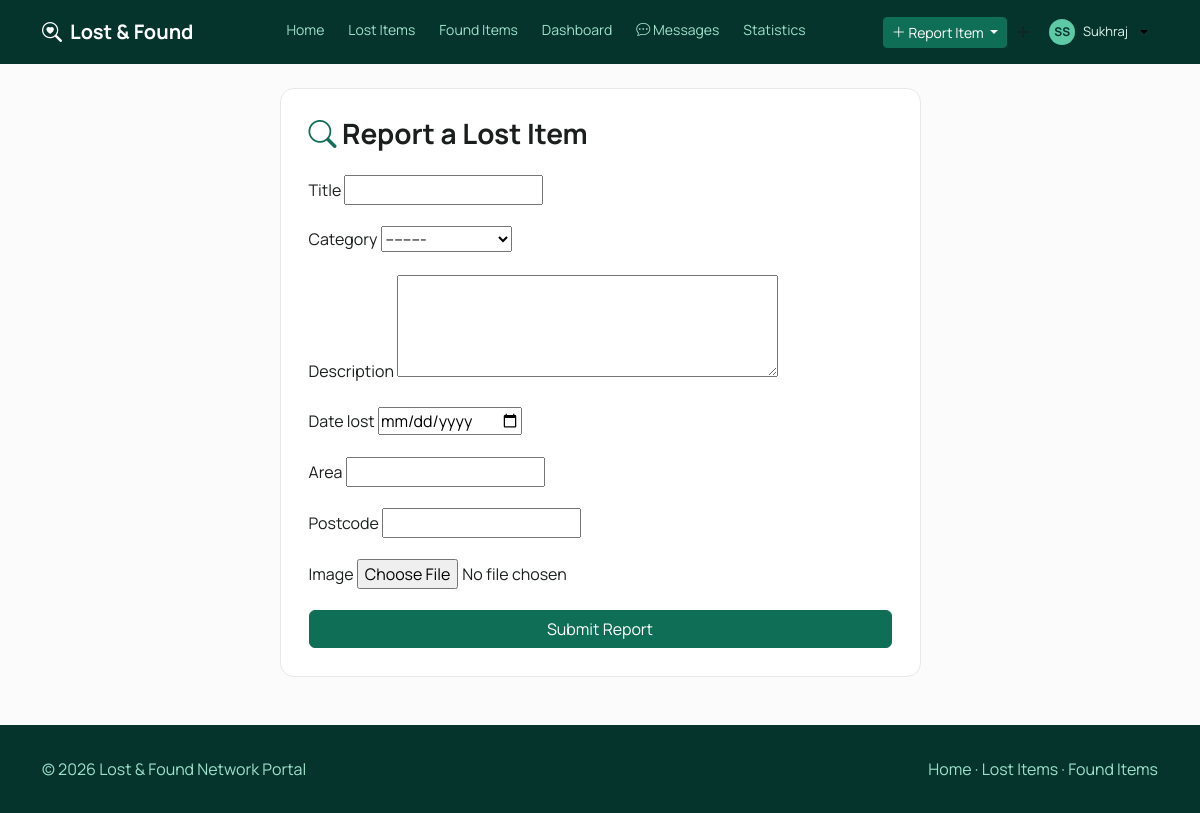
The app's page /report/lost/ (signed in) with its own data.
### core/models.py (models this page shows, shortened)
class User(AbstractUser):
    mobile_number = models.CharField(max_length=20, blank=True, null=True)
    email = models.EmailField(unique=True)
    profile_photo = models.ImageField(upload_to='profile_photos/', blank=True, null=True)

### core/views.py (the view)
@login_required
def report_lost_view(request):
    if request.method == 'POST':
        form = LostItemForm(request.POST, request.FILES)
        if form.is_valid():
            item, matches = ReportService().submit_lost_item(request.user, form)
            if matches:
                messages.success(request, f"Lost item reported. {len(matches)} potential match(es) found!")
            else:
                messages.success(request, "Lost item reported successfully.")
            return redirect('dashboard')
    else:
        form = LostItemForm()
    return render(request, 'core/report_lost.html', {'form': form})

### core/forms.py
class LostItemForm(forms.ModelForm):
    class Meta:
        model = LostItem
        fields = ['title', 'category', 'description', 'date_lost', 'area', 'postcode', 'image']
        widgets = {
            'date_lost': forms.DateInput(attrs={'type': 'date'}),
            'description': forms.Textarea(attrs={'rows': 4}),
        }

### core/models.py (called while the page is built)
    def __str__(self):
        return self.category_name

### templates/core/report_lost.html (shortened to what this page needs)
{% extends 'core/base.html' %}
{% block content %}
<div class="row justify-content-center">
    <div class="col-md-7">
        <div class="auth-card">
            <h3 class="mb-4"><i class="bi bi-search text-primary"></i> Report a Lost Item</h3>
            <form method="POST" enctype="multipart/form-data" novalidate>
                {% for field in form %}
                    <div class="mb-3">
                        <label class="form-label">{{ field.label }}</label>
                        {{ field }}
                    </div>
                {% endfor %}
                <button type="submit" class="btn btn-primary w-100">Submit Report</button>
            </form>
        </div>
    </div>
</div>
{% endblock %}

### templates/core/base.html (shortened to what this page needs)
<!DOCTYPE html>
<html lang="en">
<head>
    <link href="https://cdn.jsdelivr.net/npm/bootstrap@5.3.3/dist/css/bootstrap.min.css" rel="stylesheet">
    <link rel="stylesheet" href="https://cdn.jsdelivr.net/npm/bootstrap-icons@1.11.3/font/bootstrap-icons.css">
    {% load static %}
    <link rel="stylesheet" href="{% static 'core/css/theme.css' %}">
</head>
<body>
    <nav class="navbar navbar-expand-lg navbar-dark navbar-centered">
    <div class="container d-flex justify-content-between align-items-center">
        <a class="navbar-brand" href="{% url 'home' %}">
            <i class="bi bi-search-heart me-1"></i> Lost & Found
        </a>
        <div class="collapse navbar-collapse justify-content-between" id="navbarNav">
            <div class="nav-links mx-auto my-2 my-lg-0">
                <a class="nav-link {% if request.resolver_match.url_name == 'home' %}active{% endif %}" href="{% url 'home' %}">Home</a>
                <a class="nav-link {% if request.resolver_match.url_name == 'browse_lost' %}active{% endif %}" href="{% url 'browse_lost' %}">Lost Items</a>
                <a class="nav-link {% if request.resolver_match.url_name == 'browse_found' %}active{% endif %}" href="{% url 'browse_found' %}">Found Items</a>
                {% if user.is_authenticated %}
                    <a class="nav-link {% if request.resolver_match.url_name == 'dashboard' %}active{% endif %}" href="{% url 'dashboard' %}">Dashboard</a>
                    <a class="nav-link {% if request.resolver_match.url_name == 'inbox' or request.resolver_match.url_name == 'conversation' %}active{% endif %}" href="{% url 'inbox' %}">
                        <i class="bi bi-chat-dots"></i> Messages
                    </a>
                    {% if user.is_staff %}
                        <a class="nav-link {% if request.resolver_match.url_name == 'admin_statistics' %}active{% endif %}" href="{% url 'admin_statistics' %}">Statistics</a>
                    {% endif %}
                {% endif %}
            </div>
            <div class="d-flex align-items-center gap-2">
                {% if user.is_authenticated %}
                    <div class="dropdown">
                        <button class="btn btn-sm btn-primary dropdown-toggle d-none d-lg-inline-block" type="button" data-bs-toggle="dropdown">
                            <i class="bi bi-plus-lg"></i> Report Item
                        </button>
                    </div>
                        <i class="bi bi-plus-lg"></i>
                    <div class="dropdown">
                        <button class="user-chip dropdown-toggle" type="button" data-bs-toggle="dropdown">
                            <div class="user-avatar">{{ user.first_name|slice:":1"|upper }}{{ user.last_name|slice:":1"|upper }}</div>
                            <span>{{ user.first_name }}</span>
                        </button>
                    </div>
                {% else %}
                    <a class="nav-link {% if request.resolver_match.url_name == 'login' %}active{% endif %}" href="{% url 'login' %}">Login</a>
                    <a class="btn btn-sm btn-primary" href="{% url 'register' %}">Register</a>
                {% endif %}
            </div>
        </div>
    </div>
</nav>
    <div class="container mt-4">
        {% block content %}{% endblock %}
    </div>
    <footer class="site-footer mt-5">
        <div class="container d-flex justify-content-between flex-wrap gap-2">
            <span>&copy; 2026 Lost & Found Network Portal</span>
            <span>
                <a href="{% url 'home' %}">Home</a> ·
                <a href="{% url 'browse_lost' %}">Lost Items</a> ·
                <a href="{% url 'browse_found' %}">Found Items</a>
            </span>
        </div>
    </footer>
</body>
</html>

### core/static/core/css/theme.css (style rules this page uses)
:root { --teal-900: #04342C; --teal-800: #085041; --teal-700: #0C5C48; --teal-600: #0F6E56; --teal-400: #1D9E75; --teal-200: #5DCAA5; --teal-100: #9FE1CB; --teal-50: #E1F5EE; --amber-100:#FAEEDA; --amber-800:#412402; --ink: #1A1F1D; }
body { font-family: 'Manrope', -apple-system, sans-serif; background-color: #FAFBFA; color: var(--ink); }
h1, h2, h3, h4, h5, .navbar-brand { font-family: 'Manrope', sans-serif; font-weight: 700; }
.navbar .nav-link { color: var(--teal-100) !important; }
.navbar-brand { color: #fff !important; }
.btn-primary, .bg-primary { background-color: var(--teal-600) !important; border-color: var(--teal-600) !important; }
.text-primary { color: var(--teal-600) !important; }
.auth-card { border-radius: 14px; border: 1px solid #E5E9E7; padding: 28px; background: #fff; }
.site-footer { background-color: var(--teal-900); color: var(--teal-100); padding: 32px 0; margin-top: 64px; }
.site-footer a { color: var(--teal-100); text-decoration: none; }
.navbar-centered { background-color: var(--teal-900) !important; padding: 12px 0; }
.navbar-centered .navbar-brand { font-weight: 700; color: #fff !important; }
.navbar-centered .nav-links { display: flex; gap: 24px; align-items: center; }
.navbar-centered .nav-link { color: var(--teal-100) !important; font-size: 14px; padding-bottom: 4px !important; border-bottom: 2px solid transparent; }
.user-chip { display: flex; align-items: center; gap: 8px; background: transparent; border: none; cursor: pointer; padding: 4px 10px; border-radius: 20px; }
.user-avatar { width: 26px; height: 26px; border-radius: 50%; background: var(--teal-200); color: var(--teal-900); font-size: 12px; font-weight: 700; display: flex; align-items: center; justify-content: center; flex-shrink: 0; }
.user-chip span { color: var(--teal-50); font-size: 13px; }

### records on screen
User: first_name "S", last_name "S", first_name "Sukhraj"

### other values on screen
{{ field.label }} "Title" "Category" "Description" "Date lost" "Area" "Postcode" "Image"
